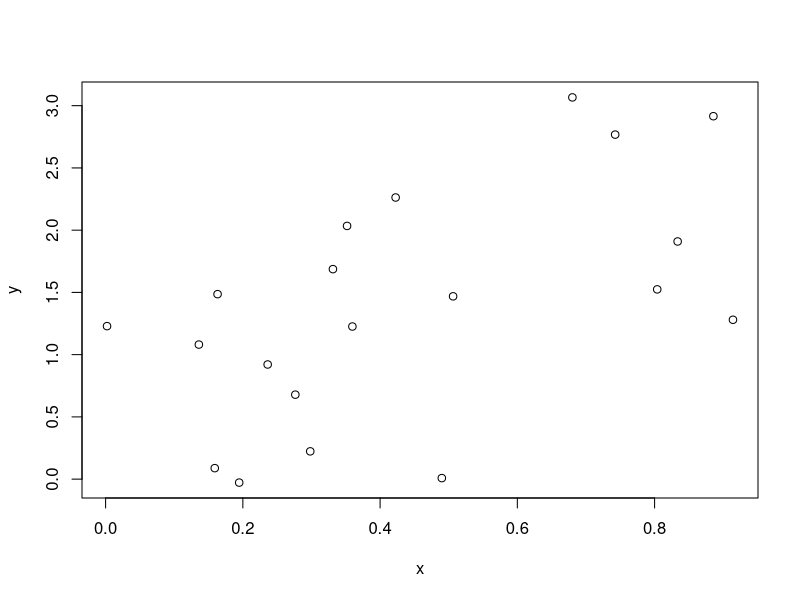
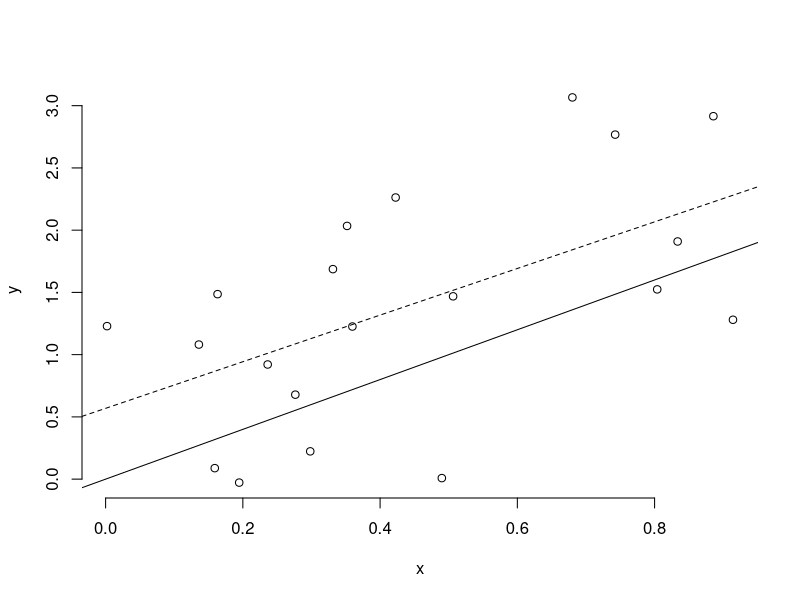
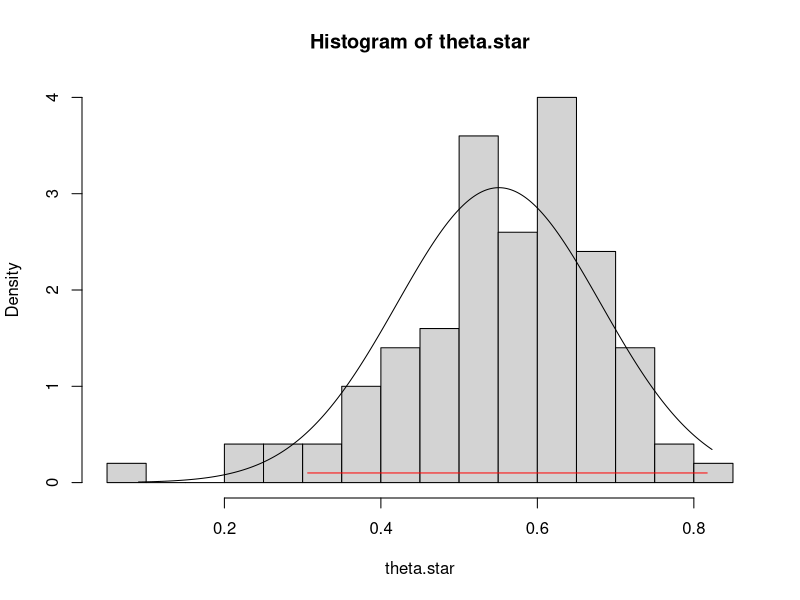

Generate these figures, in order, with R:
n <- 20
x <- runif( n )
y <- 2 * x + rnorm( n )
plot( x, y )
plot( x, y, bty = 'n' )
fit <- lm( y ~ x )
abline( coef( fit ), lty = 2 )
abline( c( 0, 2 ) )
theta.hat <- cor( x, y )
print(theta.hat)
B <- 100
theta.star <- replicate( B, { i.star <- sample( 1:n, n, replace = TRUE ); cor( x[i.star], y[i.star] ) } )
print(theta.star)
print(var(theta.star))
#qqnorm( theta.star); qqline( theta.star )
hist( theta.star, 'FD', freq = FALSE )
#fitting a curve over the sampling distribution
curve( dnorm( x, mean = mean( theta.star ), sd = sd( theta.star ) ), min( theta.star ), max( theta.star ), 501, add = TRUE )
alpha <- 0.05
zab2 <- qnorm( 1 - alpha / 2 )
zab2
ci.normal <- theta.hat + c(-1,1)*sd(theta.star)*zab2
print(ci.normal)
lines(ci.normal,rep(0.1,2),col='red')
